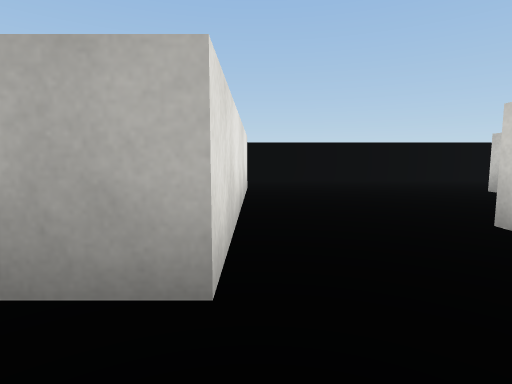
[1] (above)

12 first-person views from a walk through a scene from a Unity 3-D project. The camera is 0.55 m above the floor, tilts 6° down and sees 80° across. The floor is counted in squares, 1 m on a side. Each view is taken from the middle of a square. On the plan, view 1 faces up. The plan holds only what a view shows up to about 9 squares ahead; the rest is blank. Surface patterns are stand-ins for the level's own textures.

[2]
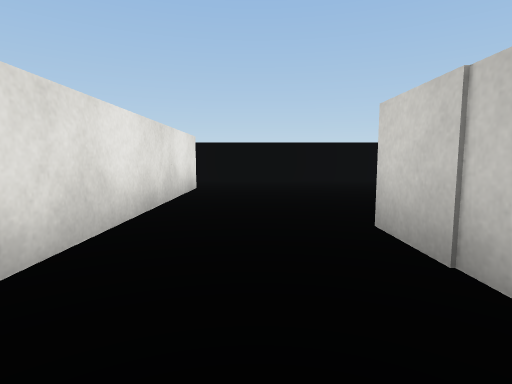

[3]
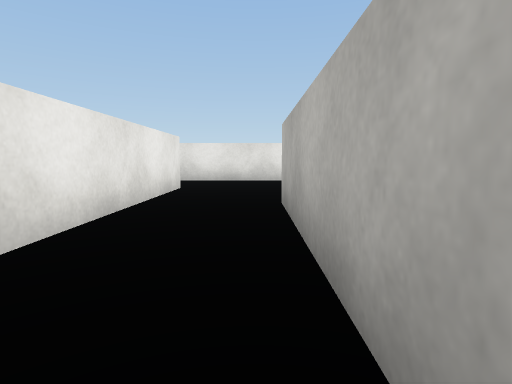

[4]
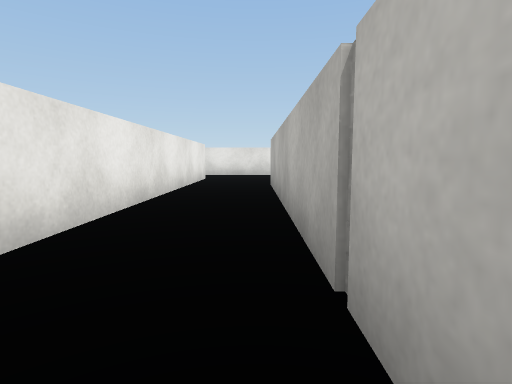

[5]
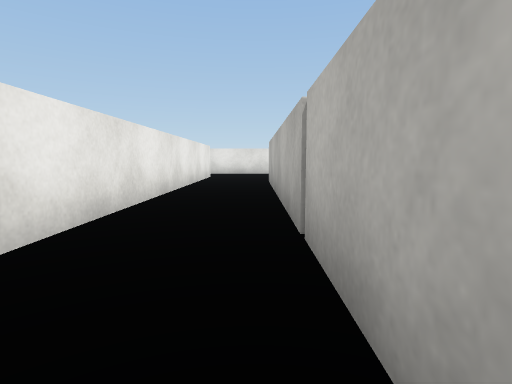

[6]
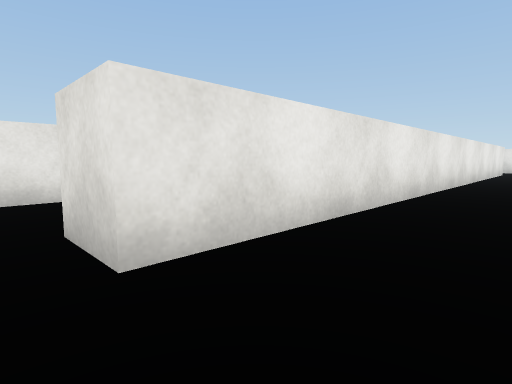

[7]
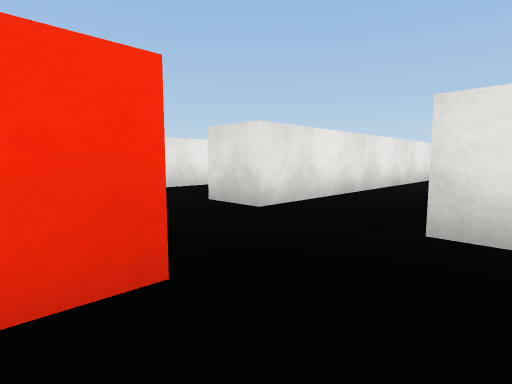

[8]
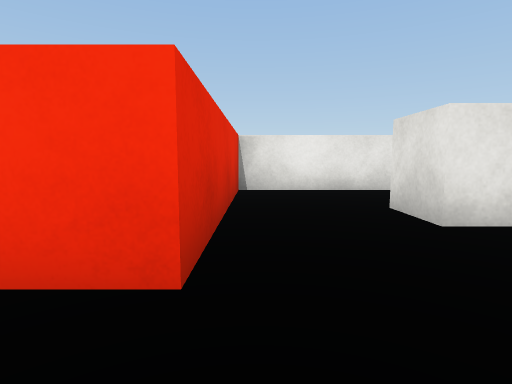

[9]
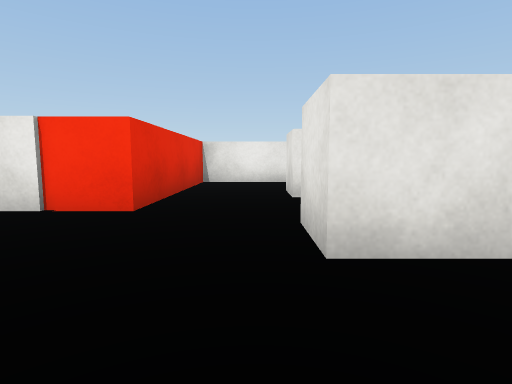

[10]
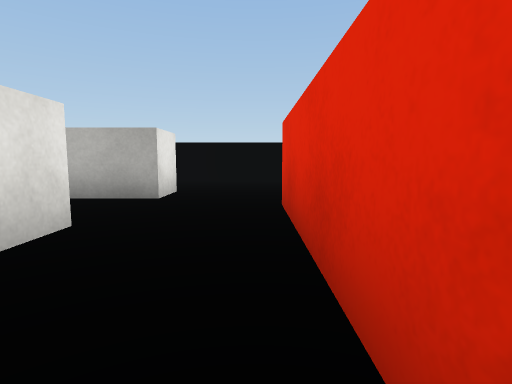

[11]
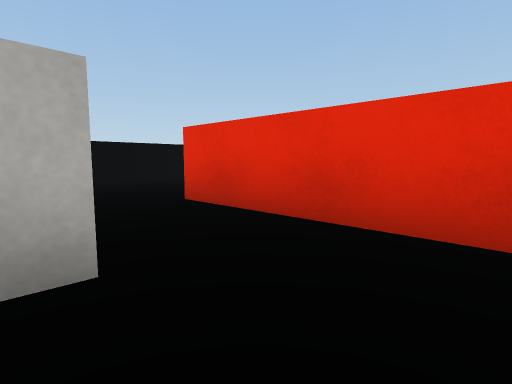

[12]
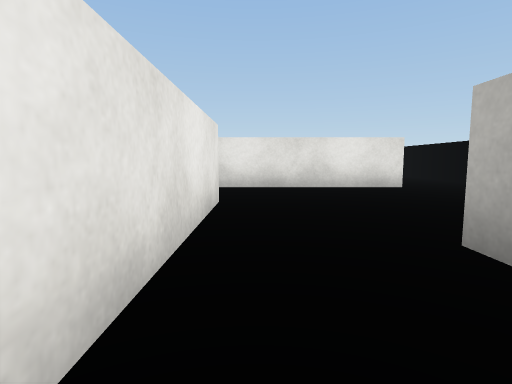

### Floor plan
Points are (right, up) in squares from view 1. A wall is a line through its corners. A room is listed if a view was taken in it or the views show most of it. See-through windows are left out.
Room 1 (view 1)
walls: (-0.2, 1.1) (-1, 1.1)
ways out: opening at (-0.5, 0.5) to room 2
Room 2 (view 2)
walls: (2, 1.1) (2, 2.5); (-0.2, 2.5) (-0.2, 1.1)
ways out: opening at (-0.5, 0.5) to room 1; opening at (1, 2) to room 3
Room 3 (views 3, 4, 5, 6, 12)
walls: (6.1, 8) (-3.1, 8); (2, 2.5) (15.5, 2.5) (15.5, 1.5); (11.6, 4.3) (4, 4.3); (-0.2, 4.2) (-0.2, 2.5); (15.5, 4.3) (14.2, 4.3); (17.3, 1.5) (17.3, 3.7) (18.8, 3.7)
ways out: opening at (1, 2) to room 2; opening at (17, 4) to room 4
objects: block (-1, 5) to (0, 6)
Room 4 (views 7, 8, 9)
walls: (19.9, 8) (14.9, 8); (14.5, 5.3) (15.5, 5.3) (15.5, 4.3)
ways out: opening at (17, 4) to room 3
Room 5 (views 10, 11)
walls: (15.5, 1.5) (15, 1.5); (13.9, -0.6) (17.3, -0.6) (17.3, 1.5)

Positions as (right, up) in squares from view 1, and headings:
1: (0, 0), facing up
2: (1, 0), facing up
3: (8, 4), facing left
4: (11, 4), facing left
5: (12, 4), facing left
6: (16, 4), facing down-left
7: (18, 5), facing down-left
8: (17, 5), facing down
9: (16, 7), facing down
10: (17, 0), facing up
11: (15, 0), facing up-right
12: (6, 3), facing left
